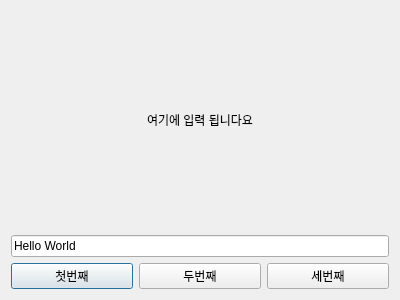
<?xml version="1.0" encoding="UTF-8"?>
<ui version="4.0">
 <class>Dialog</class>
 <widget class="QDialog" name="Dialog">
  <property name="geometry">
   <rect>
    <x>0</x>
    <y>0</y>
    <width>400</width>
    <height>300</height>
   </rect>
  </property>
  <property name="windowTitle">
   <string>Dialog</string>
  </property>
  <layout class="QVBoxLayout" name="verticalLayout">
   <item>
    <widget class="QLabel" name="label">
     <property name="text">
      <string>여기에 입력 됩니다요</string>
     </property>
     <property name="alignment">
      <set>Qt::AlignCenter</set>
     </property>
    </widget>
   </item>
   <item>
    <widget class="QLineEdit" name="line">
     <property name="text">
      <string>Hello World</string>
     </property>
    </widget>
   </item>
   <item>
    <layout class="QHBoxLayout" name="horizontalLayout">
     <item>
      <widget class="QPushButton" name="BTN_1st">
       <property name="text">
        <string>첫번째</string>
       </property>
      </widget>
     </item>
     <item>
      <widget class="QPushButton" name="BTN_2nd">
       <property name="text">
        <string>두번째</string>
       </property>
      </widget>
     </item>
     <item>
      <widget class="QPushButton" name="BTN_3rd">
       <property name="text">
        <string>세번째</string>
       </property>
      </widget>
     </item>
    </layout>
   </item>
  </layout>
 </widget>
 <resources/>
 <connections>
  <connection>
   <sender>BTN_1st</sender>
   <signal>clicked()</signal>
   <receiver>Dialog</receiver>
   <slot>slot_1st()</slot>
   <hints>
    <hint type="sourcelabel">
     <x>69</x>
     <y>230</y>
    </hint>
    <hint type="destinationlabel">
     <x>47</x>
     <y>283</y>
    </hint>
   </hints>
  </connection>
  <connection>
   <sender>BTN_2nd</sender>
   <signal>clicked()</signal>
   <receiver>Dialog</receiver>
   <slot>slot_2nd()</slot>
   <hints>
    <hint type="sourcelabel">
     <x>212</x>
     <y>229</y>
    </hint>
    <hint type="destinationlabel">
     <x>215</x>
     <y>272</y>
    </hint>
   </hints>
  </connection>
  <connection>
   <sender>BTN_3rd</sender>
   <signal>clicked()</signal>
   <receiver>Dialog</receiver>
   <slot>slot_3rd()</slot>
   <hints>
    <hint type="sourcelabel">
     <x>349</x>
     <y>229</y>
    </hint>
    <hint type="destinationlabel">
     <x>343</x>
     <y>276</y>
    </hint>
   </hints>
  </connection>
  <connection>
   <sender>line</sender>
   <signal>textChanged(QString)</signal>
   <receiver>label</receiver>
   <slot>setText(QString)</slot>
   <hints>
    <hint type="sourcelabel">
     <x>151</x>
     <y>151</y>
    </hint>
    <hint type="destinationlabel">
     <x>156</x>
     <y>98</y>
    </hint>
   </hints>
  </connection>
 </connections>
 <slots>
  <slot>slot_1st()</slot>
  <slot>slot_2nd()</slot>
  <slot>slot_3rd()</slot>
 </slots>
</ui>
